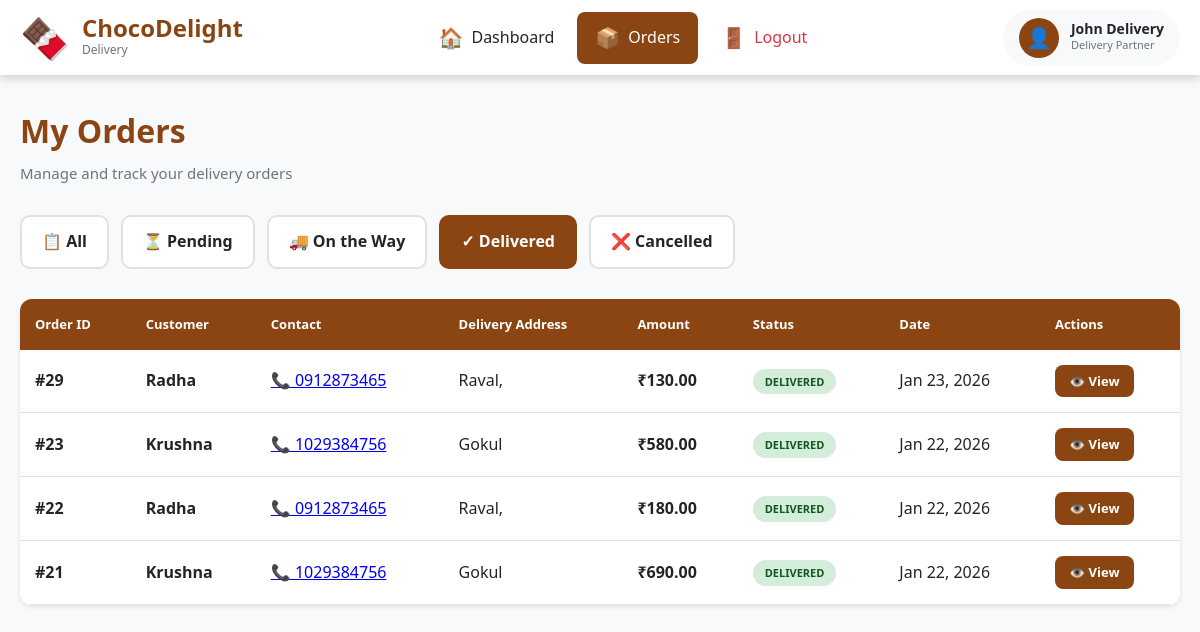
Screenshot of /delivery_orders.php?status=delivered (signed in) with the database file from the repository.
### tables this page shows
CREATE TABLE `orders` (
  `id` int(11) NOT NULL,
  `customer_id` int(11) DEFAULT NULL,
  `total` decimal(10,2) DEFAULT NULL,
  `status` enum('pending','processing','shipped','delivered','cancelled') DEFAULT 'pending',
  `created_at` timestamp NOT NULL DEFAULT current_timestamp(),
  `delivery_person_id` int(11) DEFAULT NULL,
  `delivery_date` datetime DEFAULT NULL,
  `updated_at` datetime DEFAULT current_timestamp() ON UPDATE current_timestamp()
);

CREATE TABLE `customers` (
  `id` int(11) NOT NULL,
  `name` varchar(150) DEFAULT NULL,
  `email` varchar(150) DEFAULT NULL,
  `phone` varchar(50) DEFAULT NULL,
  `address` text DEFAULT NULL,
  `created_at` timestamp NOT NULL DEFAULT current_timestamp(),
  `password` varchar(255) NOT NULL
);

### config.php (called while the page is built, shortened)
<?php
function formatCurrency($amount) {
    return '₹' . number_format((float)$amount, 2);
}
function formatDateShort($date) {
    return empty($date) ? 'N/A' : date('M d, Y', strtotime($date));
}
function getStatusClass($status) {
    return [
        'pending' => 'warning',
        'processing' => 'info',
        'confirmed' => 'info',
        'out_for_delivery' => 'primary',
        'delivered' => 'success',
        'cancelled' => 'danger',
        'returned' => 'danger'
    ][$status] ?? 'secondary';
}

### delivery_orders.php (the view, shortened to what this page needs)
<?php
require_once 'config.php';
$conn = getDBConnection();
$deliveryId = $_SESSION['delivery_id'];
$filterStatus = $_GET['status'] ?? 'all';
$query = "
    SELECT
        o.*,
        c.name AS customer_name,
        c.phone AS customer_phone,
        c.address
    FROM orders o
    LEFT JOIN customers c ON o.customer_id = c.id
    WHERE o.delivery_person_id = ?
";
$params = [$deliveryId];
$types  = "i";
if ($filterStatus !== 'all') {
    if ($filterStatus === 'pending') {
        $query .= " AND o.status IN ('pending', 'processing', 'confirmed')";
    } elseif ($filterStatus === 'on_way') {
        $query .= " AND o.status IN ('shipped', 'out_for_delivery')";
    } else {
        $query .= " AND o.status = ?";
        $params[] = $filterStatus;
        $types   .= "s";
    }
}
$query .= " ORDER BY o.created_at DESC";
$stmt = $conn->prepare($query);
$stmt->bind_param($types, ...$params);
$stmt->execute();
$orders = $stmt->get_result();
?>
<!DOCTYPE html>
<html lang="en">
<head>
    <link rel="stylesheet" href="delivery_styles.css">
</head>
<body>
<?php include 'delivery_header.php'; ?>
<div class="container">
    <div class="page-header">
        <div>
            <h1>My Orders</h1>
            <p>Manage and track your delivery orders</p>
        </div>
    </div>
    <div class="filter-tabs">
        <a href="delivery_orders.php?status=all"
           class="filter-tab <?= $filterStatus === 'all' ? 'active' : ''; ?>">
            📋 All
        </a>
        <a href="delivery_orders.php?status=pending"
           class="filter-tab <?= $filterStatus === 'pending' ? 'active' : ''; ?>">
            ⏳ Pending
        </a>
        <a href="delivery_orders.php?status=on_way"
           class="filter-tab <?= $filterStatus === 'on_way' ? 'active' : ''; ?>">
            🚚 On the Way
        </a>
        <a href="delivery_orders.php?status=delivered"
           class="filter-tab <?= $filterStatus === 'delivered' ? 'active' : ''; ?>">
            ✓ Delivered
        </a>
        <a href="delivery_orders.php?status=cancelled"
           class="filter-tab <?= $filterStatus === 'cancelled' ? 'active' : ''; ?>">
            ❌ Cancelled
        </a>
    </div>
    <div class="card">
        <?php if ($orders->num_rows > 0): ?>
            <div class="table-container">
                <table class="data-table">
                    <thead>
                        <tr>
                            <th>Order ID</th>
                            <th>Customer</th>
                            <th>Contact</th>
                            <th>Delivery Address</th>
                            <th>Amount</th>
                            <th>Status</th>
                            <th>Date</th>
                            <th>Actions</th>
                        </tr>
                    </thead>
                    <tbody>
                    <?php while ($order = $orders->fetch_assoc()): ?>
                        <tr>
                            <td>
                                <strong>#<?= htmlspecialchars($order['order_number'] ?? $order['id']); ?></strong>
                            </td>
                            <td><strong><?= htmlspecialchars($order['customer_name']); ?></strong></td>
                            <td>
                                <a href="tel:<?= htmlspecialchars($order['customer_phone']); ?>">
                                    📞 <?= htmlspecialchars($order['customer_phone']); ?>
                                </a>
                            </td>
                            <td><?= htmlspecialchars($order['address']); ?></td>
                            <td><strong><?= formatCurrency($order['total']); ?></strong></td>
                            <td>
                                <span class="badge badge-<?= getStatusClass($order['status']); ?>">
                                    <?= ucwords(str_replace('_', ' ', $order['status'])); ?>
                                </span>
                            </td>
                            <td><?= formatDateShort($order['created_at']); ?></td>
                            <td>
                                <a href="delivery_view_order.php?id=<?= $order['id']; ?>"
                                   class="btn btn-sm btn-primary">
                                    👁️ View
                                </a>
                            </td>
                        </tr>
                    <?php endwhile; ?>
                    </tbody>
                </table>
            </div>
        <?php endif; ?>
    </div>
</div>
</body>
</html>

### delivery_styles.css (style rules this page uses)
:root { --primary-color: #8B4513; --primary-dark: #6d3410; --secondary-color: #D2691E; --success-color: #28a745; --warning-color: #ffc107; --danger-color: #dc3545; --info-color: #17a2b8; --light-bg: #f8f9fa; --dark-bg: #343a40; --text-dark: #212529; --text-muted: #6c757d; --border-color: #dee2e6; --shadow-sm: 0 2px 4px rgba(0, 0, 0, 0.1); --shadow-md: 0 4px 8px rgba(0, 0, 0, 0.15); --shadow-lg: 0 8px 16px rgba(0, 0, 0, 0.2); }
* { margin: 0; padding: 0; box-sizing: border-box; }
body { font-family: 'Segoe UI', Tahoma, Geneva, Verdana, sans-serif; background: var(--light-bg); color: var(--text-dark); line-height: 1.6; min-height: 100vh; }
.container { max-width: 1400px; margin: 0 auto; padding: 30px 20px; }
.page-header { display: flex; justify-content: space-between; align-items: center; margin-bottom: 30px; flex-wrap: wrap; gap: 15px; }
.page-header h1 { font-size: 32px; color: var(--primary-color); margin-bottom: 5px; }
.page-header p { color: var(--text-muted); font-size: 15px; }
.card { background: white; border-radius: 12px; box-shadow: var(--shadow-sm); overflow: hidden; }
.btn { display: inline-flex; align-items: center; justify-content: center; gap: 8px; padding: 10px 20px; border: none; border-radius: 8px; font-size: 14px; font-weight: 600; cursor: pointer; transition: all 0.3s; text-decoration: none; }
.btn-primary { background: var(--primary-color); color: white; }
.btn-sm { padding: 6px 14px; font-size: 13px; }
.badge { display: inline-block; padding: 4px 12px; border-radius: 20px; font-size: 11px; font-weight: 700; text-transform: uppercase; }
.badge-success { background: #d4edda; color: #155724; }
.filter-tabs { display: flex; gap: 12px; margin-bottom: 30px; flex-wrap: wrap; }
.filter-tab { display: flex; align-items: center; gap: 8px; padding: 12px 20px; background: white; border: 2px solid var(--border-color); border-radius: 10px; text-decoration: none; color: var(--text-dark); font-weight: 600; transition: all 0.3s; }
.filter-tab.active { background: var(--primary-color); color: white; border-color: var(--primary-color); }
.table-container { overflow-x: auto; }
.data-table { width: 100%; border-collapse: collapse; background: white; }
.data-table thead { background: var(--primary-color); color: white; }
.data-table th { padding: 15px; text-align: left; font-weight: 600; font-size: 13px; }
.data-table td { padding: 15px; border-bottom: 1px solid var(--border-color); }

### rows the page displays
orders: id "29", customer.name "Radha", customer.phone "0912873465", customer.address "Raval,", total "₹130.00", status "DELIVERED", created_at "Jan 23, 2026"
orders: id "23", customer.name "Krushna", customer.phone "1029384756", customer.address "Gokul", total "₹580.00", status "DELIVERED", created_at "Jan 22, 2026"
orders: id "22", customer.name "Radha", customer.phone "0912873465", customer.address "Raval,", total "₹180.00", status "DELIVERED", created_at "Jan 22, 2026"
orders: id "21", customer.name "Krushna", customer.phone "1029384756", customer.address "Gokul", total "₹690.00", status "DELIVERED", created_at "Jan 22, 2026"

### other values shown
$_SESSION['delivery_name'] "John Delivery"
